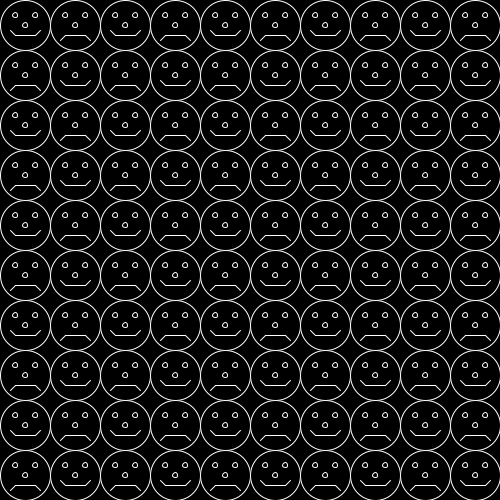
Frame 1 (no input)
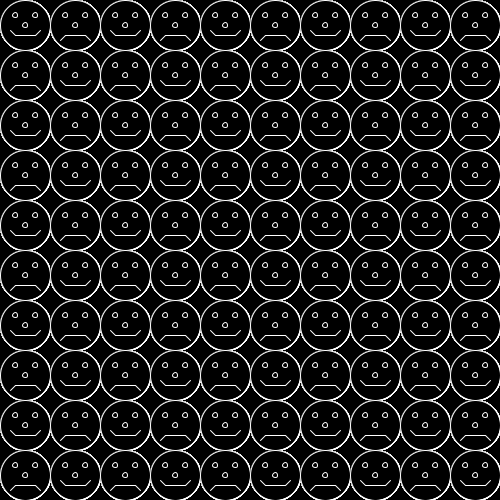
Frame 60 (the mouse pressed at the canvas centre just before this capture)
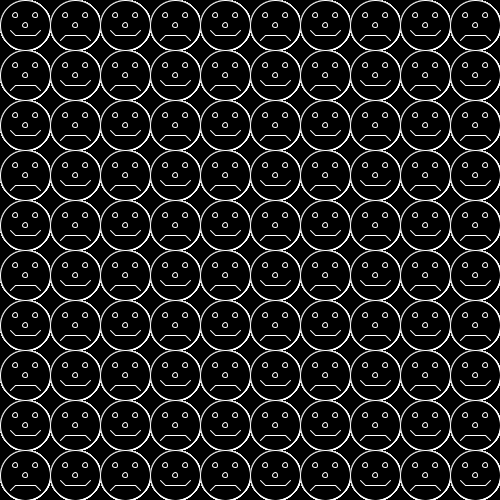
Frame 120 (the mouse held since frame 60 and released just before this capture)

The Processing sketch that drew these frames (run headless with seeded random() and noise(); from frame 60 on, the mouse is pressed at the canvas centre):

// Processing sketch: Lecture_Code
// ── Lecture_Code.pde
//Lab Solution 

void setup()
{
  size(500, 500);
  background(0);
  stroke(255);
  fill(0);
}//end setup

void draw()
{
  boolean happy = true;
  for(int y = 0; y < height; y+=50)
  {
    for(int x = 0; x < width; x+=50)
    { 
      ellipse(x+25, y+25, 50 , 50); //face 
      ellipse(x+25, y+25, 5, 5); //nose 
      ellipse(x+15, y+15, 5, 5); //left eye
      ellipse(x+35, y+15, 5, 5); //right eye
      line(x+15, y+35, x+35, y+35); //bottom mouth line
      if (happy)
      {
        line(x+15, y+35, x+10, y+30); //left mouth line 
        line(x+35, y+35, x+40, y+30); //right mouth line
      }//end if
      else
      {
        line(x+15, y+35, x+10, y+40); //left mouth line 
        line(x+35, y+35, x+40, y+40); //right mouth line
      }//end else
      
      happy= !happy; //flips the value of happy using a bang (!)
    }//end inner for 
    
    happy= !happy;
  }//end for
}//end draw 
